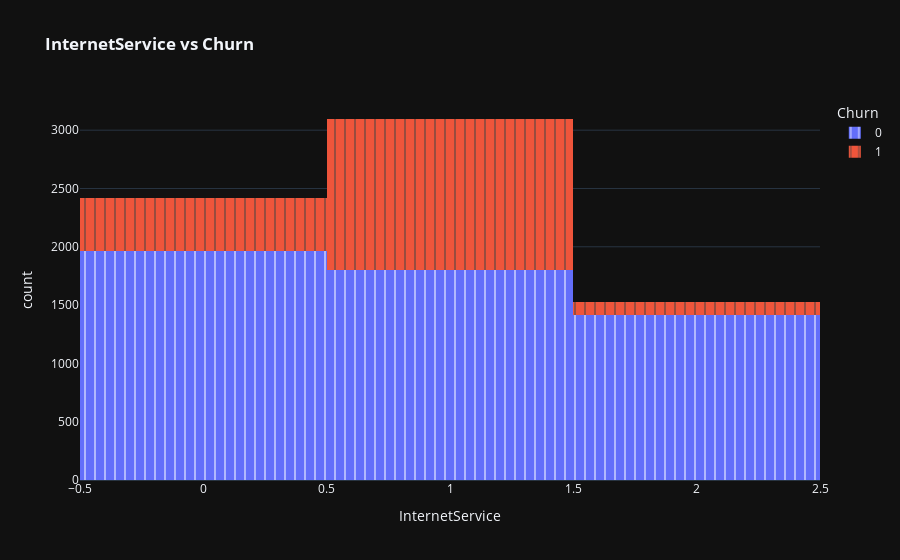

The notebook cell this image was saved under:
### Code cell
fig = px.histogram(data_frame = df,
             x = "InternetService",
             color="Churn", title="<b>InternetService vs Churn</b>",
             pattern_shape_sequence=['|'],
             template='plotly_dark') 

fig.show()

### Figure 1 — Plotly figure (JSON) as saved in the notebook; plotly's stock layout.template omitted (floating-point values rounded to 4 significant figures; data arrays with more than 128 entries replaced by an {"elided": "..."} marker saying what was removed)
{"data": [{"alignmentgroup": "True", "bingroup": "x", "hovertemplate": "Churn=0<br>InternetService=%{x}<br>count=%{y}<extra></extra>", "legendgroup": "0", "marker": {"color": "#636efa", "pattern": {"shape": "|"}}, "name": "0", "offsetgroup": "0", "orientation": "v", "showlegend": true, "type": "histogram", "x": {"elided": "5174 int values"}, "xaxis": "x", "yaxis": "y"}, {"alignmentgroup": "True", "bingroup": "x", "hovertemplate": "Churn=1<br>InternetService=%{x}<br>count=%{y}<extra></extra>", "legendgroup": "1", "marker": {"color": "#EF553B", "pattern": {"shape": "|"}}, "name": "1", "offsetgroup": "1", "orientation": "v", "showlegend": true, "type": "histogram", "x": {"elided": "1869 int values"}, "xaxis": "x", "yaxis": "y"}], "layout": {"barmode": "relative", "legend": {"title": {"text": "Churn"}, "tracegroupgap": 0}, "title": {"text": "<b>InternetService vs Churn</b>"}, "xaxis": {"anchor": "y", "domain": [0, 1], "title": {"text": "InternetService"}}, "yaxis": {"anchor": "x", "domain": [0, 1], "title": {"text": "count"}}}}
